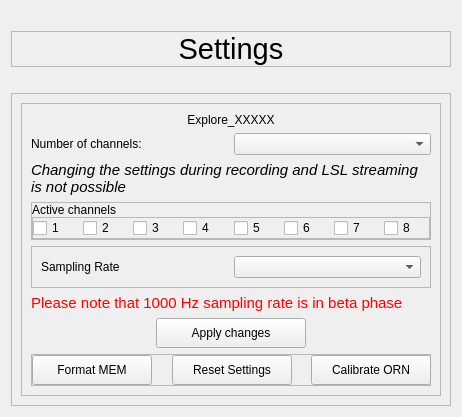
            <widget class="QWidget" name="page_settings">
             <property name="styleSheet">
              <string notr="true"/>
             </property>
             <layout class="QVBoxLayout" name="verticalLayout_23">
              <item>
               <spacer name="verticalSpacer_10">
                <property name="orientation">
                 <enum>Qt::Vertical</enum>
                </property>
                <property name="sizeType">
                 <enum>QSizePolicy::Fixed</enum>
                </property>
                <property name="sizeHint" stdset="0">
                 <size>
                  <width>20</width>
                  <height>20</height>
                 </size>
                </property>
               </spacer>
              </item>
              <item>
               <widget class="QFrame" name="frame_settings_title">
                <property name="maximumSize">
                 <size>
                  <width>16777215</width>
                  <height>50</height>
                 </size>
                </property>
                <property name="styleSheet">
                 <string notr="true"/>
                </property>
                <property name="frameShape">
                 <enum>QFrame::StyledPanel</enum>
                </property>
                <property name="frameShadow">
                 <enum>QFrame::Raised</enum>
                </property>
                <layout class="QHBoxLayout" name="horizontalLayout_5">
                 <property name="spacing">
                  <number>0</number>
                 </property>
                 <property name="leftMargin">
                  <number>0</number>
                 </property>
                 <property name="topMargin">
                  <number>0</number>
                 </property>
                 <property name="rightMargin">
                  <number>0</number>
                 </property>
                 <property name="bottomMargin">
                  <number>0</number>
                 </property>
                 <item>
                  <widget class="QLabel" name="settings_title">
                   <property name="minimumSize">
                    <size>
                     <width>0</width>
                     <height>0</height>
                    </size>
                   </property>
                   <property name="font">
                    <font>
                     <pointsize>22</pointsize>
                     <italic>false</italic>
                     <bold>false</bold>
                    </font>
                   </property>
                   <property name="text">
                    <string>Settings</string>
                   </property>
                   <property name="alignment">
                    <set>Qt::AlignCenter</set>
                   </property>
                  </widget>
                 </item>
                </layout>
               </widget>
              </item>
              <item>
               <spacer name="verticalSpacer_11">
                <property name="orientation">
                 <enum>Qt::Vertical</enum>
                </property>
                <property name="sizeType">
                 <enum>QSizePolicy::Fixed</enum>
                </property>
                <property name="sizeHint" stdset="0">
                 <size>
                  <width>20</width>
                  <height>20</height>
                 </size>
                </property>
               </spacer>
              </item>
              <item>
               <widget class="QFrame" name="frame_settings">
                <property name="sizePolicy">
                 <sizepolicy hsizetype="Expanding" vsizetype="Expanding">
                  <horstretch>0</horstretch>
                  <verstretch>0</verstretch>
                 </sizepolicy>
                </property>
                <property name="styleSheet">
                 <string notr="true"/>
                </property>
                <property name="frameShape">
                 <enum>QFrame::StyledPanel</enum>
                </property>
                <property name="frameShadow">
                 <enum>QFrame::Raised</enum>
                </property>
                <layout class="QVBoxLayout" name="verticalLayout_19">
                 <item>
                  <layout class="QHBoxLayout" name="horizontalLayout_31">
                   <item>
                    <widget class="QFrame" name="frame_device">
                     <property name="minimumSize">
                      <size>
                       <width>0</width>
                       <height>0</height>
                      </size>
                     </property>
                     <property name="maximumSize">
                      <size>
                       <width>420</width>
                       <height>16777215</height>
                      </size>
                     </property>
                     <property name="styleSheet">
                      <string notr="true"/>
                     </property>
                     <property name="frameShape">
                      <enum>QFrame::StyledPanel</enum>
                     </property>
                     <property name="frameShadow">
                      <enum>QFrame::Raised</enum>
                     </property>
                     <layout class="QVBoxLayout" name="verticalLayout_2">
                      <item>
                       <widget class="QLabel" name="label_explore_name">
                        <property name="sizePolicy">
                         <sizepolicy hsizetype="Preferred" vsizetype="Preferred">
                          <horstretch>0</horstretch>
                          <verstretch>0</verstretch>
                         </sizepolicy>
                        </property>
                        <property name="minimumSize">
                         <size>
                          <width>0</width>
                          <height>0</height>
                         </size>
                        </property>
                        <property name="maximumSize">
                         <size>
                          <width>16777215</width>
                          <height>75</height>
                         </size>
                        </property>
                        <property name="styleSheet">
                         <string notr="true"/>
                        </property>
                        <property name="text">
                         <string>Explore_XXXXX</string>
                        </property>
                        <property name="alignment">
                         <set>Qt::AlignCenter</set>
                        </property>
                        <property name="wordWrap">
                         <bool>true</bool>
                        </property>
                       </widget>
                      </item>
                      <item>
                       <layout class="QHBoxLayout" name="horizontalLayout_8">
                        <item>
                         <widget class="QLabel" name="label_12">
                          <property name="text">
                           <string>Number of channels: </string>
                          </property>
                         </widget>
                        </item>
                        <item>
                         <widget class="QComboBox" name="n_chan"/>
                        </item>
                       </layout>
                      </item>
                      <item>
                       <widget class="QLabel" name="label_warning_disabled">
                        <property name="text">
                         <string>&lt;html&gt;&lt;head/&gt;&lt;body&gt;&lt;p&gt;&lt;span style=&quot; font-size:11pt; font-style:italic;&quot;&gt;Changing the settings during recording and LSL streaming is not possible&lt;/span&gt;&lt;/p&gt;&lt;/body&gt;&lt;/html&gt;</string>
                        </property>
                        <property name="wordWrap">
                         <bool>true</bool>
                        </property>
                       </widget>
                      </item>
                      <item>
                       <widget class="QFrame" name="frame_channels">
                        <property name="styleSheet">
                         <string notr="true"/>
                        </property>
                        <property name="frameShape">
                         <enum>QFrame::StyledPanel</enum>
                        </property>
                        <property name="frameShadow">
                         <enum>QFrame::Raised</enum>
                        </property>
                        <layout class="QVBoxLayout" name="verticalLayout_5">
                         <property name="spacing">
                          <number>0</number>
                         </property>
                         <property name="leftMargin">
                          <number>0</number>
                         </property>
                         <property name="topMargin">
                          <number>0</number>
                         </property>
                         <property name="rightMargin">
                          <number>0</number>
                         </property>
                         <property name="bottomMargin">
                          <number>0</number>
                         </property>
                         <item>
                          <widget class="QLabel" name="label_activeChannels">
                           <property name="text">
                            <string>Active channels</string>
                           </property>
                          </widget>
                         </item>
                         <item>
                          <widget class="QFrame" name="frame_cb_channels">
                           <property name="frameShape">
                            <enum>QFrame::StyledPanel</enum>
                           </property>
                           <property name="frameShadow">
                            <enum>QFrame::Raised</enum>
                           </property>
                           <layout class="QHBoxLayout" name="horizontalLayout_6">
                            <property name="spacing">
                             <number>5</number>
                            </property>
                            <property name="leftMargin">
                             <number>0</number>
                            </property>
                            <property name="topMargin">
                             <number>0</number>
                            </property>
                            <property name="rightMargin">
                             <number>0</number>
                            </property>
                            <property name="bottomMargin">
                             <number>0</number>
                            </property>
                            <item>
                             <widget class="QCheckBox" name="cb_ch1">
                              <property name="cursor">
                               <cursorShape>PointingHandCursor</cursorShape>
                              </property>
                              <property name="styleSheet">
                               <string notr="true"/>
                              </property>
                              <property name="text">
                               <string>1</string>
                              </property>
                             </widget>
                            </item>
                            <item>
                             <widget class="QCheckBox" name="cb_ch2">
                              <property name="cursor">
                               <cursorShape>PointingHandCursor</cursorShape>
                              </property>
                              <property name="styleSheet">
                               <string notr="true"/>
                              </property>
                              <property name="text">
                               <string>2</string>
                              </property>
                             </widget>
                            </item>
                            <item>
                             <widget class="QCheckBox" name="cb_ch3">
                              <property name="cursor">
                               <cursorShape>PointingHandCursor</cursorShape>
                              </property>
                              <property name="styleSheet">
                               <string notr="true"/>
                              </property>
                              <property name="text">
                               <string>3</string>
                              </property>
                             </widget>
                            </item>
                            <item>
                             <widget class="QCheckBox" name="cb_ch4">
                              <property name="cursor">
                               <cursorShape>PointingHandCursor</cursorShape>
                              </property>
                              <property name="styleSheet">
                               <string notr="true"/>
                              </property>
                              <property name="text">
                               <string>4</string>
                              </property>
                             </widget>
                            </item>
                            <item>
                             <widget class="QCheckBox" name="cb_ch5">
                              <property name="cursor">
                               <cursorShape>PointingHandCursor</cursorShape>
                              </property>
                              <property name="styleSheet">
                               <string notr="true"/>
                              </property>
                              <property name="text">
                               <string>5</string>
                              </property>
                             </widget>
                            </item>
                            <item>
                             <widget class="QCheckBox" name="cb_ch6">
                              <property name="styleSheet">
                               <string notr="true"/>
                              </property>
                              <property name="text">
                               <string>6</string>
                              </property>
                             </widget>
                            </item>
                            <item>
                             <widget class="QCheckBox" name="cb_ch7">
                              <property name="cursor">
                               <cursorShape>PointingHandCursor</cursorShape>
                              </property>
                              <property name="styleSheet">
                               <string notr="true"/>
                              </property>
                              <property name="text">
                               <string>7</string>
                              </property>
                             </widget>
                            </item>
                            <item>
                             <widget class="QCheckBox" name="cb_ch8">
                              <property name="cursor">
                               <cursorShape>PointingHandCursor</cursorShape>
                              </property>
                              <property name="styleSheet">
                               <string notr="true"/>
                              </property>
                              <property name="text">
                               <string>8</string>
                              </property>
                             </widget>
                            </item>
                           </layout>
                          </widget>
                         </item>
                        </layout>
                       </widget>
                      </item>
                      <item>
                       <widget class="QFrame" name="frame_samplingrate">
                        <property name="styleSheet">
                         <string notr="true"/>
                        </property>
                        <property name="frameShape">
                         <enum>QFrame::StyledPanel</enum>
                        </property>
                        <property name="frameShadow">
                         <enum>QFrame::Raised</enum>
                        </property>
                        <layout class="QHBoxLayout" name="horizontalLayout_7">
                         <item>
                          <widget class="QLabel" name="label_samping_rate">
                           <property name="styleSheet">
                            <string notr="true"/>
                           </property>
                           <property name="text">
                            <string>Sampling Rate</string>
                           </property>
                          </widget>
                         </item>
                         <item>
                          <widget class="QComboBox" name="value_sampling_rate">
                           <property name="styleSheet">
                            <string notr="true"/>
                           </property>
                          </widget>
                         </item>
                        </layout>
                       </widget>
                      </item>
                      <item>
                       <widget class="QLabel" name="lbl_sr_warning">
                        <property name="maximumSize">
                         <size>
                          <width>16777215</width>
                          <height>20</height>
                         </size>
                        </property>
                        <property name="styleSheet">
                         <string notr="true">color: red;
font: 11pt;</string>
                        </property>
                        <property name="text">
                         <string>Please note that 1000 Hz sampling rate is in beta phase</string>
                        </property>
                       </widget>
                      </item>
                      <item alignment="Qt::AlignHCenter">
                       <widget class="QPushButton" name="btn_apply_settings">
                        <property name="minimumSize">
                         <size>
                          <width>150</width>
                          <height>30</height>
                         </size>
                        </property>
                        <property name="maximumSize">
                         <size>
                          <width>150</width>
                          <height>30</height>
                         </size>
                        </property>
                        <property name="cursor">
                         <cursorShape>PointingHandCursor</cursorShape>
                        </property>
                        <property name="text">
                         <string>Apply changes</string>
                        </property>
                       </widget>
                      </item>
                      <item alignment="Qt::AlignHCenter">
                       <widget class="QFrame" name="frame_device_buttons">
                        <property name="sizePolicy">
                         <sizepolicy hsizetype="Preferred" vsizetype="Preferred">
                          <horstretch>0</horstretch>
                          <verstretch>0</verstretch>
                         </sizepolicy>
                        </property>
                        <property name="styleSheet">
                         <string notr="true"/>
                        </property>
                        <property name="frameShape">
                         <enum>QFrame::StyledPanel</enum>
                        </property>
                        <property name="frameShadow">
                         <enum>QFrame::Raised</enum>
                        </property>
                        <layout class="QHBoxLayout" name="horizontalLayout_4">
                         <property name="spacing">
                          <number>20</number>
                         </property>
                         <property name="leftMargin">
                          <number>0</number>
                         </property>
                         <property name="topMargin">
                          <number>0</number>
                         </property>
                         <property name="rightMargin">
                          <number>0</number>
                         </property>
                         <property name="bottomMargin">
                          <number>0</number>
                         </property>
                         <item>
                          <widget class="QPushButton" name="btn_format_memory">
                           <property name="sizePolicy">
                            <sizepolicy hsizetype="Preferred" vsizetype="Fixed">
                             <horstretch>0</horstretch>
                             <verstretch>0</verstretch>
                            </sizepolicy>
                           </property>
                           <property name="minimumSize">
                            <size>
                             <width>120</width>
                             <height>30</height>
                            </size>
                           </property>
                           <property name="maximumSize">
                            <size>
                             <width>16777215</width>
                             <height>30</height>
                            </size>
                           </property>
                           <property name="cursor">
                            <cursorShape>PointingHandCursor</cursorShape>
                           </property>
                           <property name="text">
                            <string>Format MEM</string>
                           </property>
                          </widget>
                         </item>
                         <item>
                          <widget class="QPushButton" name="btn_reset_settings">
                           <property name="sizePolicy">
                            <sizepolicy hsizetype="Preferred" vsizetype="Fixed">
                             <horstretch>0</horstretch>
                             <verstretch>0</verstretch>
                            </sizepolicy>
                           </property>
                           <property name="minimumSize">
                            <size>
                             <width>120</width>
                             <height>30</height>
                            </size>
                           </property>
                           <property name="maximumSize">
                            <size>
                             <width>16777215</width>
                             <height>30</height>
                            </size>
                           </property>
                           <property name="cursor">
                            <cursorShape>PointingHandCursor</cursorShape>
                           </property>
                           <property name="styleSheet">
                            <string notr="true"/>
                           </property>
                           <property name="text">
                            <string>Reset Settings</string>
                           </property>
                          </widget>
                         </item>
                         <item>
                          <widget class="QPushButton" name="btn_calibrate">
                           <property name="sizePolicy">
                            <sizepolicy hsizetype="Preferred" vsizetype="Fixed">
                             <horstretch>0</horstretch>
                             <verstretch>0</verstretch>
                            </sizepolicy>
                           </property>
                           <property name="minimumSize">
                            <size>
                             <width>120</width>
                             <height>30</height>
                            </size>
                           </property>
                           <property name="maximumSize">
                            <size>
                             <width>16777215</width>
                             <height>30</height>
                            </size>
                           </property>
                           <property name="cursor">
                            <cursorShape>PointingHandCursor</cursorShape>
                           </property>
                           <property name="text">
                            <string>Calibrate ORN</string>
                           </property>
                          </widget>
                         </item>
                        </layout>
                       </widget>
                      </item>
                     </layout>
                    </widget>
                   </item>
                  </layout>
                 </item>
                </layout>
               </widget>
              </item>
             </layout>
            </widget>
